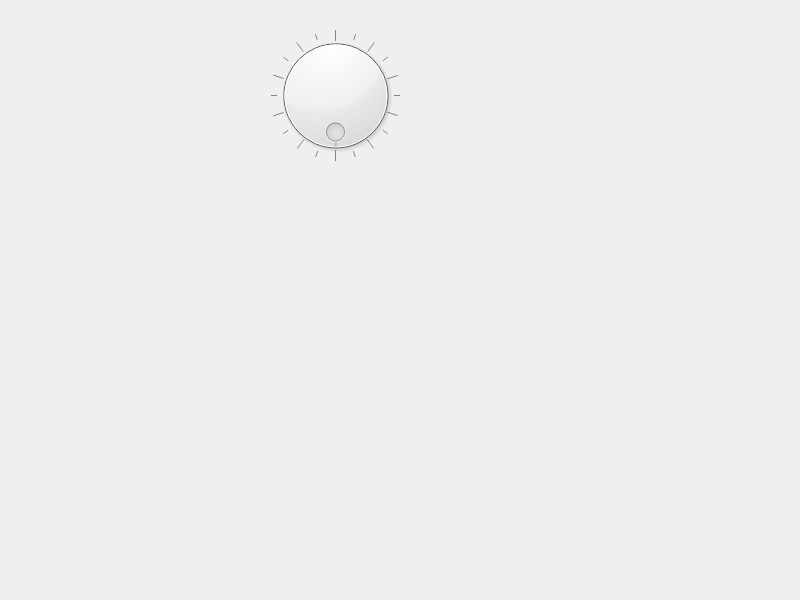
<?xml version="1.0" encoding="UTF-8"?>
<ui version="4.0">
 <class>Widget</class>
 <widget class="QWidget" name="Widget">
  <property name="geometry">
   <rect>
    <x>0</x>
    <y>0</y>
    <width>800</width>
    <height>600</height>
   </rect>
  </property>
  <property name="windowTitle">
   <string>Widget</string>
  </property>
  <widget class="QDial" name="dial">
   <property name="geometry">
    <rect>
     <x>220</x>
     <y>30</y>
     <width>231</width>
     <height>131</height>
    </rect>
   </property>
   <property name="wrapping">
    <bool>true</bool>
   </property>
   <property name="notchTarget">
    <double>10.000000000000000</double>
   </property>
   <property name="notchesVisible">
    <bool>true</bool>
   </property>
  </widget>
 </widget>
 <resources/>
 <connections/>
</ui>
